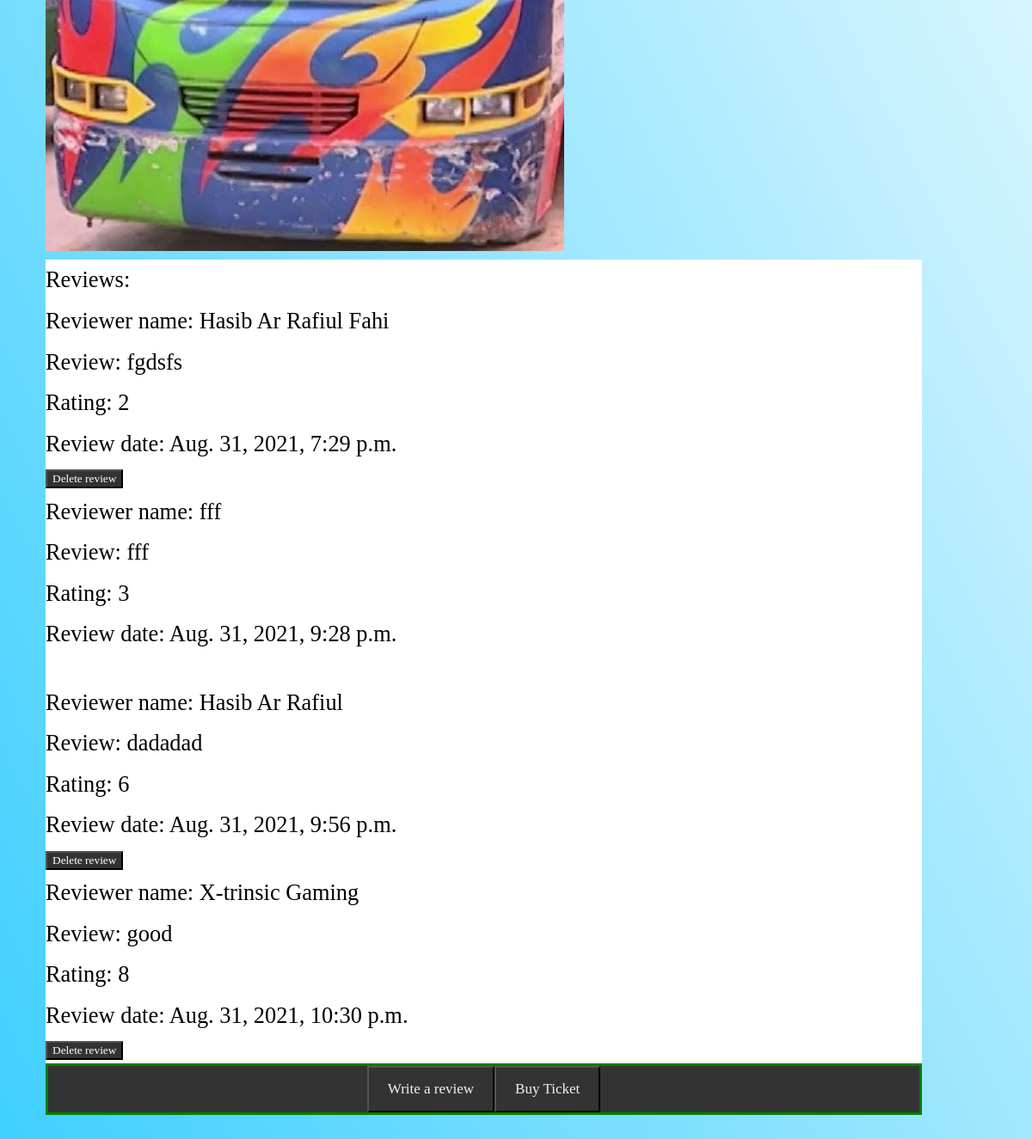
Before: /main/bolaka/ (signed in, lower part) with the older database file.
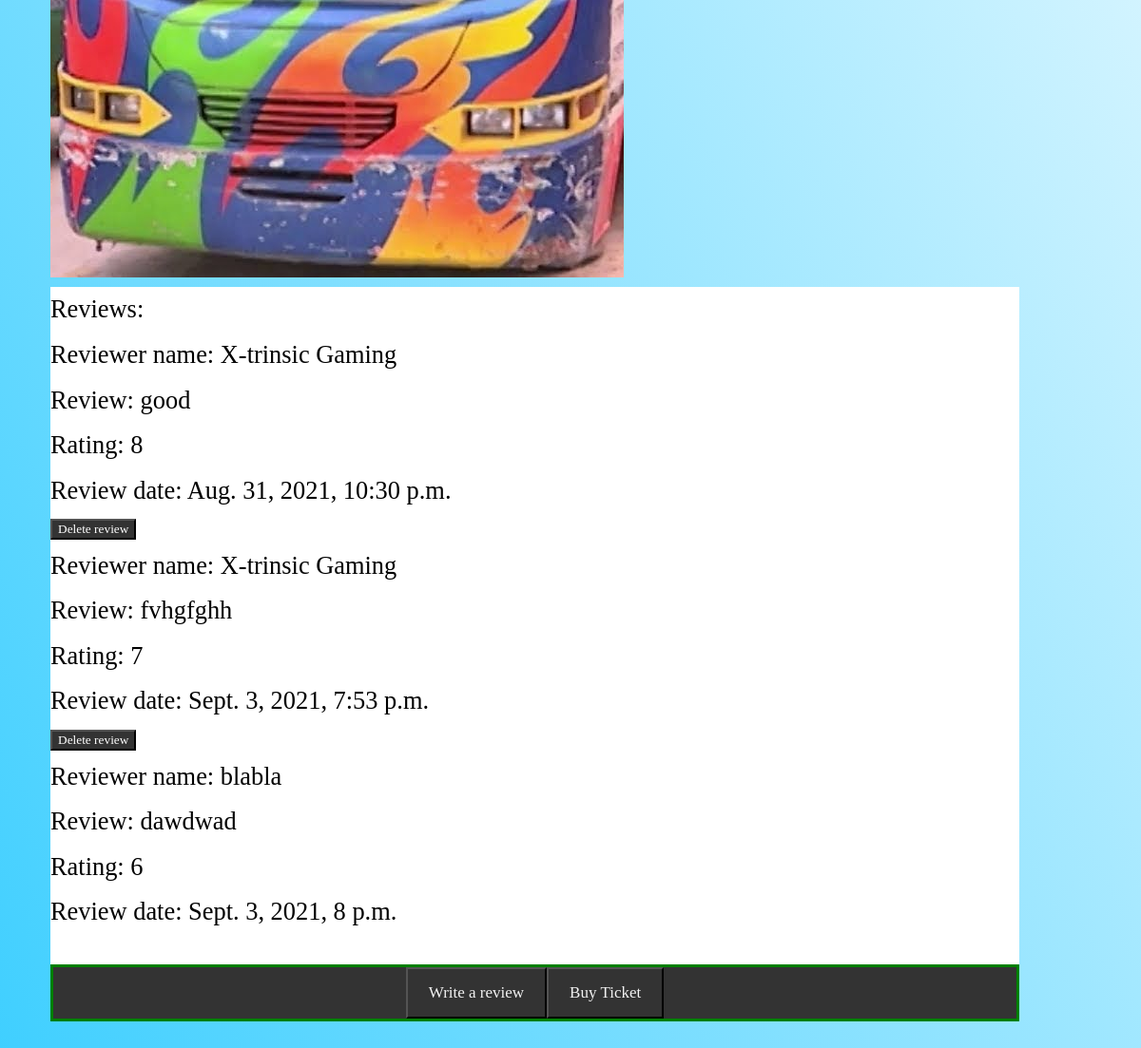
After: the same page with the newer database file.
### main/models.py (models this page shows)
class balaka(models.Model):
    name = models.CharField(max_length=20)
    date = models.DateTimeField(auto_now_add=True)
    text = models.TextField(max_length=3000, blank=True)
    rate = models.PositiveSmallIntegerField(choices=RATE_CHOICES, null=True)
    likes = models.PositiveIntegerField(default=0)
    unlikes = models.PositiveIntegerField(default=0)
    user = models.ForeignKey(User, default=None, on_delete=models.DO_NOTHING)

### main/views.py (the view)
@login_required(login_url="/account/login/")
def bolaka(request):
    Balaka = balaka.objects.all().order_by('date')
    return render(request, 'main/bolaka.html', {'Balaka': Balaka})

### main/templates/main/bolaka.html (shortened to what this page needs)
{% extends 'base_layout.html' %}
{% block content %}
	<section class="tm-section tm-section-1">
                <div class="tm-textbox tm-textbox-2 tm-bg-dark">
				  <img src="/static/balaka.png">
                    <br>
                    <div style="background-color:white;">
                        <h1>Reviews: </h1>
                        {% for Balaka in Balaka %}
                            <div>
                                <h2>Reviewer name: {{ Balaka.name }}</h2>
                                <h2>Review: {{ Balaka.text }}</h2>
                                <h2>Rating: {{Balaka.rate }}</h2>
                                <h2>Review date: {{ Balaka.date }}</h2>
                                {% ifequal user Balaka.user %}
                                <button type="submit" ><a href="{% url 'articles:deletebalaka' Balaka.id %}">Delete review</a></button>
                                {% endifequal %}
                                <br>
                            </div>
                        {% endfor %}
                    </div>
				  <div class="topnav">
                      <div class="centerb">
                            <button type="submit"><a href="{% url 'articles:bolakareview' %}">Write a review</a></button>
                            <button type="submit"><a href="{% url 'articles:ticket_page' %}">Buy Ticket</a></button>
                        </div>
                  </div>
                </div>
              </section>
{% endblock %}

### templates/base_layout.html (shortened to what this page needs)
<!DOCTYPE html>
<html lang="en">
<head>
    <link rel="stylesheet" href="/static/style.css">
    <link rel="stylesheet" href="/static/ticket.css">
</head>
<body>
    <div class="Wrapper">
        {% block content %}
        {% endblock %}
    </div>
</body>
</html>

### assets/style.css (style rules this page uses)
body { background: linear-gradient(to top right, #33ccff -6%, #ffffff 99%); background-repeat: no-repeat; background-size: auto; color: #000000; }
body * { color: #000000; font-family: Ubuntu; }
h1,h2,h3,h4,h5 { font-weight: normal; margin: 0; }
a,a:hover, a:visited { color: #fff; text-decoration: none; }
.topnav { background-color: #333; overflow: hidden; }
.topnav a { float: left; color: #f2f2f2; text-align: center; padding: 14px 16px; text-decoration: none; font-size: 17px; }
button { background-color: #333; color: white; }
.tm-section { margin-right: 75px; max-width: 100%; }
.tm-textbox { padding: 45px; font-size: 1.1rem; color: #c5c7c6; line-height: 1.8; }
.centerb { display: flex; justify-content: center; align-items: center; height: 60px; border: 3px solid green; }

### assets/ticket.css (style rules this page uses)
* { box-sizing: border-box; }

Changed rows visible on the page:
removed balaka: name "Hasib Ar Rafiul Fahi", text "fgdsfs", rate "2", date "Aug. 31, 2021, 7:29 p.m."
removed balaka: name "fff", text "fff", rate "3", date "Aug. 31, 2021, 9:28 p.m."
removed balaka: name "Hasib Ar Rafiul", text "dadadad", rate "6", date "Aug. 31, 2021, 9:56 p.m."
added balaka: name "X-trinsic Gaming", text "fvhgfghh", rate "7", date "Sept. 3, 2021, 7:53 p.m."
added balaka: name "blabla", text "dawdwad", rate "6", date "Sept. 3, 2021, 8 p.m."
